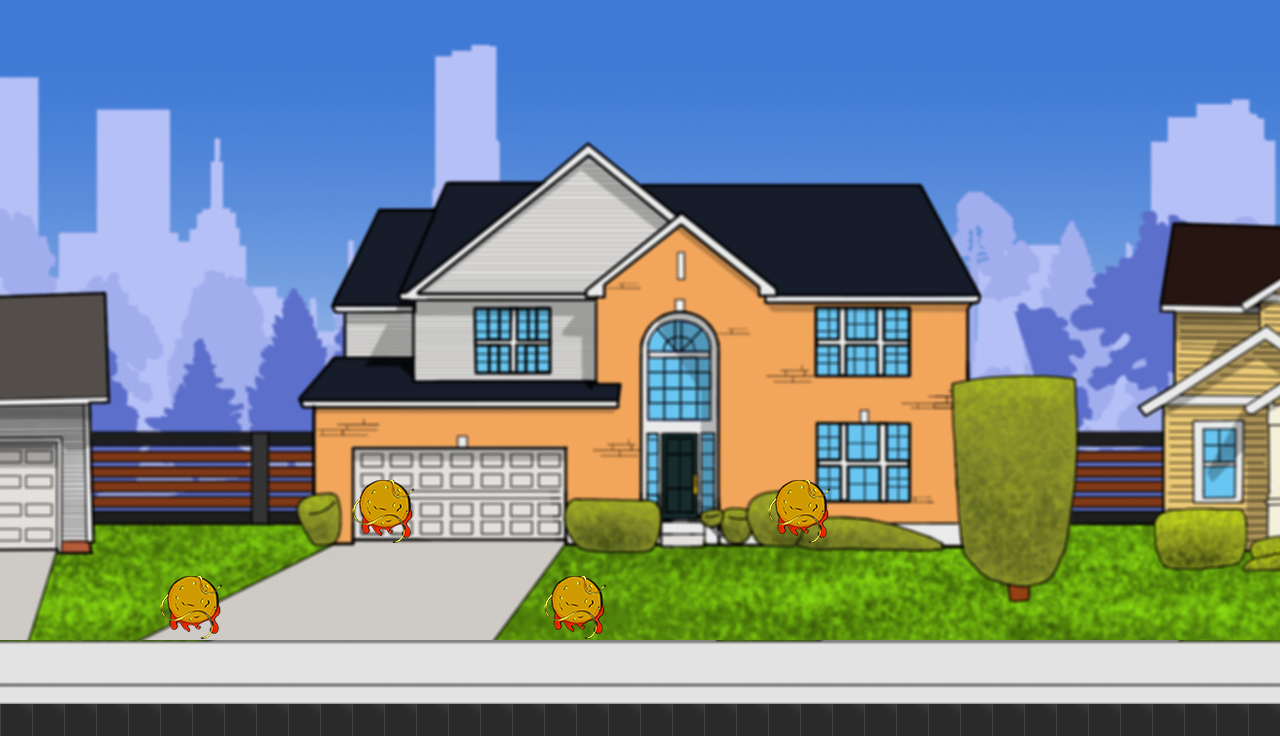

This game map was drawn from its Tiled (.tmx) file and the tilesets committed beside it. A one-line description and the full map source follow:
An orthogonal 40x23 tile map with 32x32 px tiles, 3 tile layers (Calle, Banqueta, AlbondigaLaser), 3 tilesets, 1 image layer.

<map version="1.0" orientation="orthogonal" renderorder="right-down" width="40" height="23" tilewidth="32" tileheight="32" nextobjectid="1">
 <tileset firstgid="1" name="banquetaNUEVA" tilewidth="32" tileheight="32" tilecount="500" columns="250">
  <image source="banquetaNUEVA.jpg" trans="ff00ff" width="8000" height="66" />
 </tileset>
 <tileset firstgid="501" name="Bloque de 32x32 pix carretera" tilewidth="32" tileheight="32" tilecount="1" columns="1">
  <image source="Bloque de 32x32 pix carretera.jpg" trans="ff00ff" width="32" height="32" />
 </tileset>
 <tileset firstgid="502" name="AlbonLaser" tilewidth="64" tileheight="64" tilecount="2" columns="2">
  <image source="AlbonLaser.png" trans="ff00ff" width="128" height="64" />
  <tile id="0">
   <animation>
    <frame tileid="0" duration="400" />
    <frame tileid="1" duration="100" />
   </animation>
  </tile>
 </tileset>
 <imagelayer name="Fondo" offsetx="0" offsety="-8">
  <image source="FONDO DEL JEFE1.jpg" />
 </imagelayer>
 <layer name="Calle" width="40" height="23">
  <data encoding="csv">
0,0,0,0,0,0,0,0,0,0,0,0,0,0,0,0,0,0,0,0,0,0,0,0,0,0,0,0,0,0,0,0,0,0,0,0,0,0,0,0,
0,0,0,0,0,0,0,0,0,0,0,0,0,0,0,0,0,0,0,0,0,0,0,0,0,0,0,0,0,0,0,0,0,0,0,0,0,0,0,0,
0,0,0,0,0,0,0,0,0,0,0,0,0,0,0,0,0,0,0,0,0,0,0,0,0,0,0,0,0,0,0,0,0,0,0,0,0,0,0,0,
0,0,0,0,0,0,0,0,0,0,0,0,0,0,0,0,0,0,0,0,0,0,0,0,0,0,0,0,0,0,0,0,0,0,0,0,0,0,0,0,
0,0,0,0,0,0,0,0,0,0,0,0,0,0,0,0,0,0,0,0,0,0,0,0,0,0,0,0,0,0,0,0,0,0,0,0,0,0,0,0,
0,0,0,0,0,0,0,0,0,0,0,0,0,0,0,0,0,0,0,0,0,0,0,0,0,0,0,0,0,0,0,0,0,0,0,0,0,0,0,0,
0,0,0,0,0,0,0,0,0,0,0,0,0,0,0,0,0,0,0,0,0,0,0,0,0,0,0,0,0,0,0,0,0,0,0,0,0,0,0,0,
0,0,0,0,0,0,0,0,0,0,0,0,0,0,0,0,0,0,0,0,0,0,0,0,0,0,0,0,0,0,0,0,0,0,0,0,0,0,0,0,
0,0,0,0,0,0,0,0,0,0,0,0,0,0,0,0,0,0,0,0,0,0,0,0,0,0,0,0,0,0,0,0,0,0,0,0,0,0,0,0,
0,0,0,0,0,0,0,0,0,0,0,0,0,0,0,0,0,0,0,0,0,0,0,0,0,0,0,0,0,0,0,0,0,0,0,0,0,0,0,0,
0,0,0,0,0,0,0,0,0,0,0,0,0,0,0,0,0,0,0,0,0,0,0,0,0,0,0,0,0,0,0,0,0,0,0,0,0,0,0,0,
0,0,0,0,0,0,0,0,0,0,0,0,0,0,0,0,0,0,0,0,0,0,0,0,0,0,0,0,0,0,0,0,0,0,0,0,0,0,0,0,
0,0,0,0,0,0,0,0,0,0,0,0,0,0,0,0,0,0,0,0,0,0,0,0,0,0,0,0,0,0,0,0,0,0,0,0,0,0,0,0,
0,0,0,0,0,0,0,0,0,0,0,0,0,0,0,0,0,0,0,0,0,0,0,0,0,0,0,0,0,0,0,0,0,0,0,0,0,0,0,0,
0,0,0,0,0,0,0,0,0,0,0,0,0,0,0,0,0,0,0,0,0,0,0,0,0,0,0,0,0,0,0,0,0,0,0,0,0,0,0,0,
0,0,0,0,0,0,0,0,0,0,0,0,0,0,0,0,0,0,0,0,0,0,0,0,0,0,0,0,0,0,0,0,0,0,0,0,0,0,0,0,
0,0,0,0,0,0,0,0,0,0,0,0,0,0,0,0,0,0,0,0,0,0,0,0,0,0,0,0,0,0,0,0,0,0,0,0,0,0,0,0,
0,0,0,0,0,0,0,0,0,0,0,0,0,0,0,0,0,0,0,0,0,0,0,0,0,0,0,0,0,0,0,0,0,0,0,0,0,0,0,0,
0,0,0,0,0,0,0,0,0,0,0,0,0,0,0,0,0,0,0,0,0,0,0,0,0,0,0,0,0,0,0,0,0,0,0,0,0,0,0,0,
0,0,0,0,0,0,0,0,0,0,0,0,0,0,0,0,0,0,0,0,0,0,0,0,0,0,0,0,0,0,0,0,0,0,0,0,0,0,0,0,
0,0,0,0,0,0,0,0,0,0,0,0,0,0,0,0,0,0,0,0,0,0,0,0,0,0,0,0,0,0,0,0,0,0,0,0,0,0,0,0,
0,0,0,0,0,0,0,0,0,0,0,0,0,0,0,0,0,0,0,0,0,0,0,0,0,0,0,0,0,0,0,0,0,0,0,0,0,0,0,0,
501,501,501,501,501,501,501,501,501,501,501,501,501,501,501,501,501,501,501,501,501,501,501,501,501,501,501,501,501,501,501,501,501,501,501,501,501,501,501,501
</data>
 </layer>
 <layer name="Banqueta" width="40" height="23">
  <data encoding="csv">
0,0,0,0,0,0,0,0,0,0,0,0,0,0,0,0,0,0,0,0,0,0,0,0,0,0,0,0,0,0,0,0,0,0,0,0,0,0,0,0,
0,0,0,0,0,0,0,0,0,0,0,0,0,0,0,0,0,0,0,0,0,0,0,0,0,0,0,0,0,0,0,0,0,0,0,0,0,0,0,0,
0,0,0,0,0,0,0,0,0,0,0,0,0,0,0,0,0,0,0,0,0,0,0,0,0,0,0,0,0,0,0,0,0,0,0,0,0,0,0,0,
0,0,0,0,0,0,0,0,0,0,0,0,0,0,0,0,0,0,0,0,0,0,0,0,0,0,0,0,0,0,0,0,0,0,0,0,0,0,0,0,
0,0,0,0,0,0,0,0,0,0,0,0,0,0,0,0,0,0,0,0,0,0,0,0,0,0,0,0,0,0,0,0,0,0,0,0,0,0,0,0,
0,0,0,0,0,0,0,0,0,0,0,0,0,0,0,0,0,0,0,0,0,0,0,0,0,0,0,0,0,0,0,0,0,0,0,0,0,0,0,0,
0,0,0,0,0,0,0,0,0,0,0,0,0,0,0,0,0,0,0,0,0,0,0,0,0,0,0,0,0,0,0,0,0,0,0,0,0,0,0,0,
0,0,0,0,0,0,0,0,0,0,0,0,0,0,0,0,0,0,0,0,0,0,0,0,0,0,0,0,0,0,0,0,0,0,0,0,0,0,0,0,
0,0,0,0,0,0,0,0,0,0,0,0,0,0,0,0,0,0,0,0,0,0,0,0,0,0,0,0,0,0,0,0,0,0,0,0,0,0,0,0,
0,0,0,0,0,0,0,0,0,0,0,0,0,0,0,0,0,0,0,0,0,0,0,0,0,0,0,0,0,0,0,0,0,0,0,0,0,0,0,0,
0,0,0,0,0,0,0,0,0,0,0,0,0,0,0,0,0,0,0,0,0,0,0,0,0,0,0,0,0,0,0,0,0,0,0,0,0,0,0,0,
0,0,0,0,0,0,0,0,0,0,0,0,0,0,0,0,0,0,0,0,0,0,0,0,0,0,0,0,0,0,0,0,0,0,0,0,0,0,0,0,
0,0,0,0,0,0,0,0,0,0,0,0,0,0,0,0,0,0,0,0,0,0,0,0,0,0,0,0,0,0,0,0,0,0,0,0,0,0,0,0,
0,0,0,0,0,0,0,0,0,0,0,0,0,0,0,0,0,0,0,0,0,0,0,0,0,0,0,0,0,0,0,0,0,0,0,0,0,0,0,0,
0,0,0,0,0,0,0,0,0,0,0,0,0,0,0,0,0,0,0,0,0,0,0,0,0,0,0,0,0,0,0,0,0,0,0,0,0,0,0,0,
0,0,0,0,0,0,0,0,0,0,0,0,0,0,0,0,0,0,0,0,0,0,0,0,0,0,0,0,0,0,0,0,0,0,0,0,0,0,0,0,
0,0,0,0,0,0,0,0,0,0,0,0,0,0,0,0,0,0,0,0,0,0,0,0,0,0,0,0,0,0,0,0,0,0,0,0,0,0,0,0,
0,0,0,0,0,0,0,0,0,0,0,0,0,0,0,0,0,0,0,0,0,0,0,0,0,0,0,0,0,0,0,0,0,0,0,0,0,0,0,0,
0,0,0,0,0,0,0,0,0,0,0,0,0,0,0,0,0,0,0,0,0,0,0,0,0,0,0,0,0,0,0,0,0,0,0,0,0,0,0,0,
0,0,0,0,0,0,0,0,0,0,0,0,0,0,0,0,0,0,0,0,0,0,0,0,0,0,0,0,0,0,0,0,0,0,0,0,0,0,0,0,
5,6,7,8,9,10,11,12,13,14,15,16,17,18,19,20,21,22,23,24,25,26,27,28,29,30,31,32,33,34,35,36,37,38,39,40,41,42,43,44,
255,256,257,258,259,260,261,262,263,264,265,266,267,268,269,270,271,272,273,274,275,276,277,278,279,280,281,282,283,284,285,286,287,288,289,290,291,292,293,294,
0,0,0,0,0,0,0,0,0,0,0,0,0,0,0,0,0,0,0,0,0,0,0,0,0,0,0,0,0,0,0,0,0,0,0,0,0,0,0,0
</data>
 </layer>
 <layer name="AlbondigaLaser" width="40" height="23">
  <data encoding="csv">
0,0,0,0,0,0,0,0,0,0,0,0,0,0,0,0,0,0,0,0,0,0,0,0,0,0,0,0,0,0,0,0,0,0,0,0,0,0,0,0,
0,0,0,0,0,0,0,0,0,0,0,0,0,0,0,0,0,0,0,0,0,0,0,0,0,0,0,0,0,0,0,0,0,0,0,0,0,0,0,0,
0,0,0,0,0,0,0,0,0,0,0,0,0,0,0,0,0,0,0,0,0,0,0,0,0,0,0,0,0,0,0,0,0,0,0,0,0,0,0,0,
0,0,0,0,0,0,0,0,0,0,0,0,0,0,0,0,0,0,0,0,0,0,0,0,0,0,0,0,0,0,0,0,0,0,0,0,0,0,0,0,
0,0,0,0,0,0,0,0,0,0,0,0,0,0,0,0,0,0,0,0,0,0,0,0,0,0,0,0,0,0,0,0,0,0,0,0,0,0,0,0,
0,0,0,0,0,0,0,0,0,0,0,0,0,0,0,0,0,0,0,0,0,0,0,0,0,0,0,0,0,0,0,0,0,0,0,0,0,0,0,0,
0,0,0,0,0,0,0,0,0,0,0,0,0,0,0,0,0,0,0,0,0,0,0,0,0,0,0,0,0,0,0,0,0,0,0,0,0,0,0,0,
0,0,0,0,0,0,0,0,0,0,0,0,0,0,0,0,0,0,0,0,0,0,0,0,0,0,0,0,0,0,0,0,0,0,0,0,0,0,0,0,
0,0,0,0,0,0,0,0,0,0,0,0,0,0,0,0,0,0,0,0,0,0,0,0,0,0,0,0,0,0,0,0,0,0,0,0,0,0,0,0,
0,0,0,0,0,0,0,0,0,0,0,0,0,0,0,0,0,0,0,0,0,0,0,0,0,0,0,0,0,0,0,0,0,0,0,0,0,0,0,0,
0,0,0,0,0,0,0,0,0,0,0,0,0,0,0,0,0,0,0,0,0,0,0,0,0,0,0,0,0,0,0,0,0,0,0,0,0,0,0,0,
0,0,0,0,0,0,0,0,0,0,0,0,0,0,0,0,0,0,0,0,0,0,0,0,0,0,0,0,0,0,0,0,0,0,0,0,0,0,0,0,
0,0,0,0,0,0,0,0,0,0,0,0,0,0,0,0,0,0,0,0,0,0,0,0,0,0,0,0,0,0,0,0,0,0,0,0,0,0,0,0,
0,0,0,0,0,0,0,0,0,0,0,0,0,0,0,0,0,0,0,0,0,0,0,0,0,0,0,0,0,0,0,0,0,0,0,0,0,0,0,0,
0,0,0,0,0,0,0,0,0,0,0,0,0,0,0,0,0,0,0,0,0,0,0,0,0,0,0,0,0,0,0,0,0,0,0,0,0,0,0,0,
0,0,0,0,0,0,0,0,0,0,0,0,0,0,0,0,0,0,0,0,0,0,0,0,0,0,0,0,0,0,0,0,0,0,0,0,0,0,0,0,
0,0,0,0,0,0,0,0,0,0,0,502,0,0,0,0,0,0,0,0,0,0,0,0,502,0,0,0,0,0,0,0,0,0,0,0,0,0,0,0,
0,0,0,0,0,0,0,0,0,0,0,0,0,0,0,0,0,0,0,0,0,0,0,0,0,0,0,0,0,0,0,0,0,0,0,0,0,0,0,0,
0,0,0,0,0,0,0,0,0,0,0,0,0,0,0,0,0,0,0,0,0,0,0,0,0,0,0,0,0,0,0,0,0,0,0,0,0,0,0,0,
0,0,0,0,0,502,0,0,0,0,0,0,0,0,0,0,0,502,0,0,0,0,0,0,0,0,0,0,0,0,0,0,0,0,0,0,0,0,0,0,
0,0,0,0,0,0,0,0,0,0,0,0,0,0,0,0,0,0,0,0,0,0,0,0,0,0,0,0,0,0,0,0,0,0,0,0,0,0,0,0,
0,0,0,0,0,0,0,0,0,0,0,0,0,0,0,0,0,0,0,0,0,0,0,0,0,0,0,0,0,0,0,0,0,0,0,0,0,0,0,0,
0,0,0,0,0,0,0,0,0,0,0,0,0,0,0,0,0,0,0,0,0,0,0,0,0,0,0,0,0,0,0,0,0,0,0,0,0,0,0,0
</data>
 </layer>
</map>
